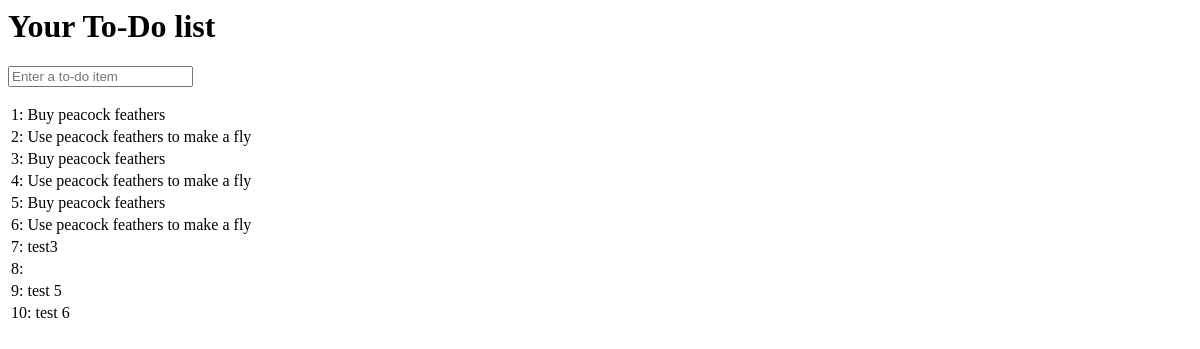
The app's page /lists/the-only-list-in-the-world/, older data.
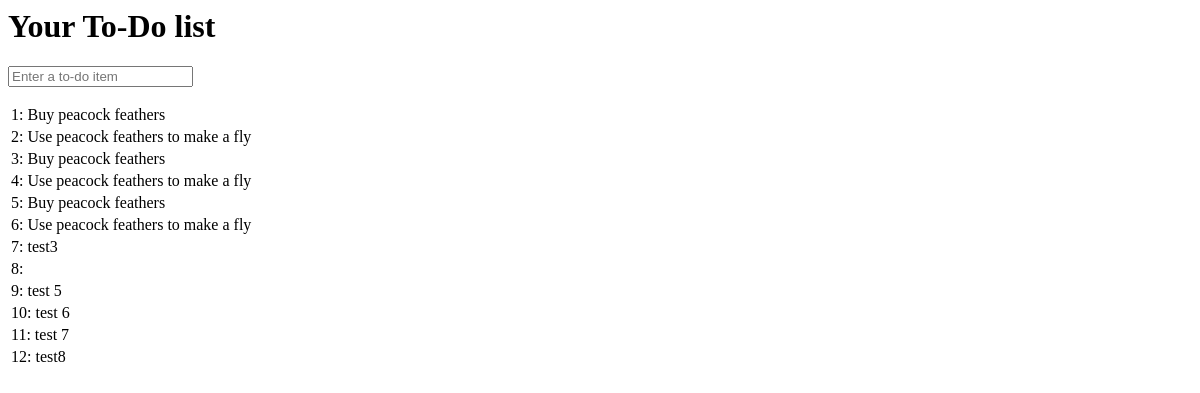
The same page, newer data.
### lists/models.py (models this page shows)
class Item(models.Model):
    text = models.TextField(default='')
    list = models.ForeignKey(List, on_delete=models.SET_NULL, null=True, blank=True)

### lists/views.py (the view)
# urls.py: url(r'^lists/the-only-list-in-the-world/$', views.view_list, name='view_list'),
def view_list(request):
    items = Item.objects.all()
    return render(request, 'list.html', {'items':items})

### lists/templates/list.html (shortened to what this page needs)
<html>
  <head>
  </head>
  <body>
      <h1>Your To-Do list</h1>
      <form method="POST" action = "/lists/new">
        <input id="id_new_item" name="item_text" placeholder="Enter a to-do item" />
      </form>
      <table id="id_list_table">
        {% for item in items %}
        <tr><td>{{ forloop.counter }}: {{ item.text }}</td></tr>
        {% endfor %}
      </table>
  </body>
</html>

Row changes from the older to the newer data that the page shows:
added Item: text "test 7"
added Item: text "test8"
